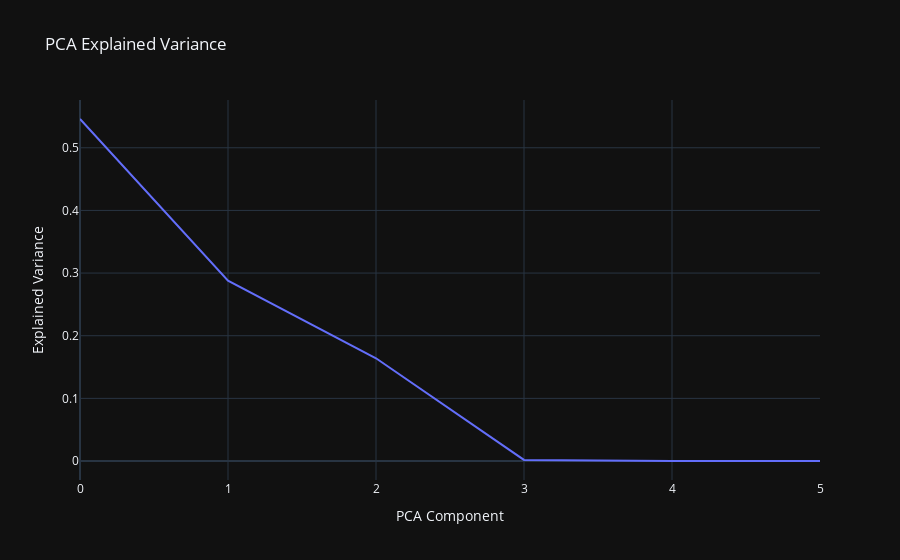

Source (notebook cell):
### Markdown cell above
## elbow method:

### Code cell
fig = go.Figure()
# Plot PCA values
fig.add_trace(go.Scatter(x=list(range(0, len(pca_val)+1)), y=pca_val, mode='lines'))
# Update layout
fig.update_layout(
    title="PCA Explained Variance",
    xaxis_title="PCA Component",
    yaxis_title="Explained Variance",
    template='plotly_dark'
)

# Show plot
fig.show()

### Figure 1 — Plotly figure (JSON) as saved in the notebook; plotly's stock layout.template omitted (floating-point values rounded to 4 significant figures)
{"data": [{"mode": "lines", "type": "scatter", "x": [0, 1, 2, 3, 4, 5, 6], "y": [0.5459, 0.2879, 0.164, 0.001823, 0.0002817, 8.509e-05]}], "layout": {"title": {"text": "PCA Explained Variance"}, "xaxis": {"title": {"text": "PCA Component"}}, "yaxis": {"title": {"text": "Explained Variance"}}}}
